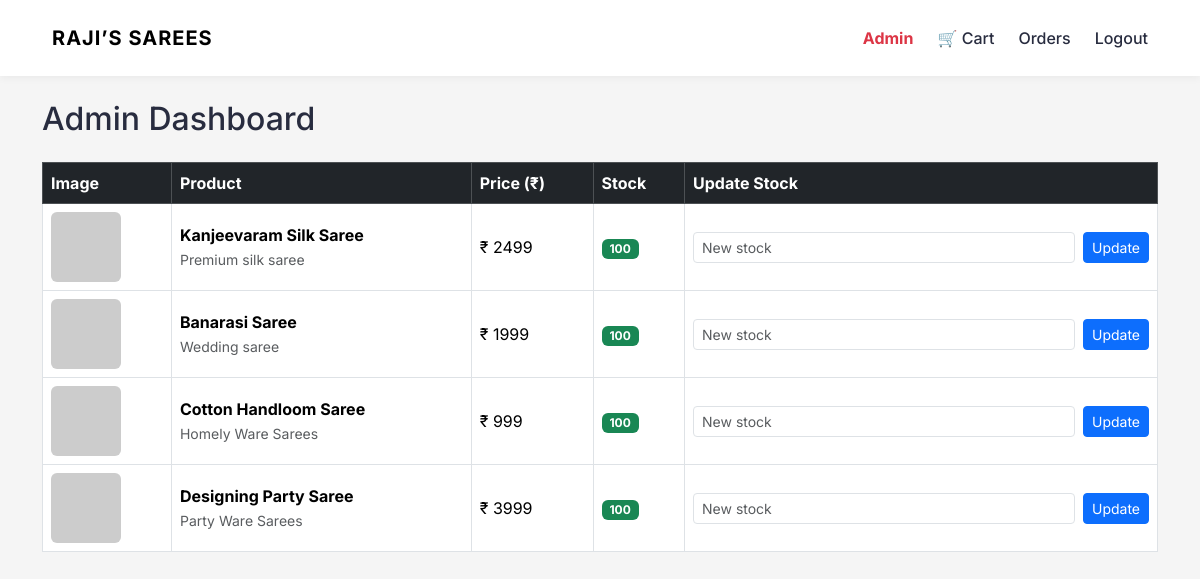
The app's page /admin/dashboard (signed in), older data.
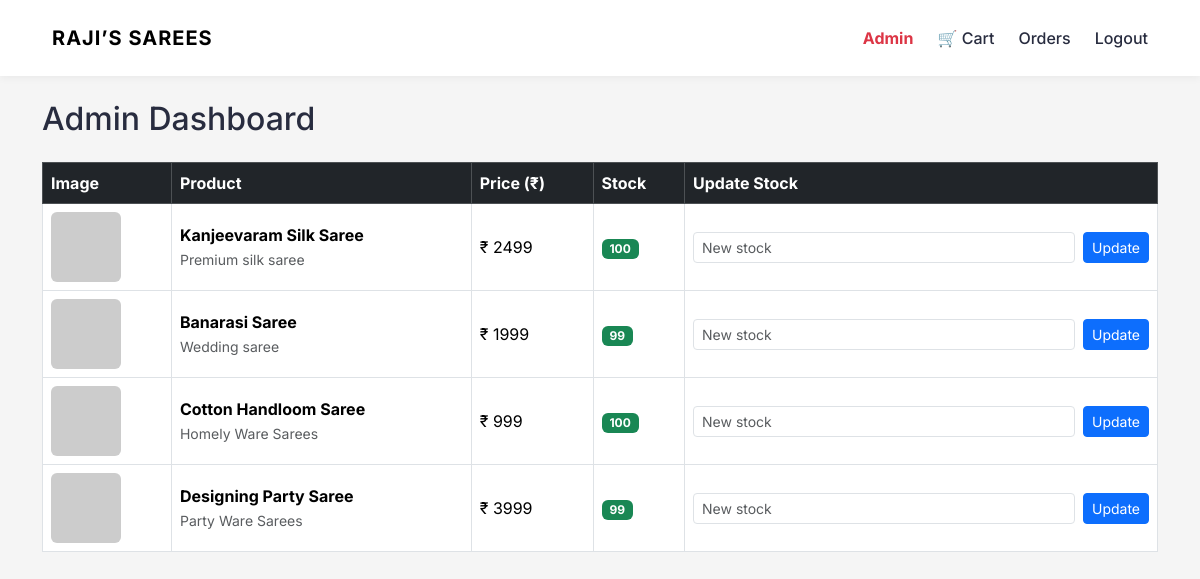
The same page, newer data.
### app.py (models this page shows)
class Product(db.Model):
    id = db.Column(db.Integer, primary_key=True)
    name = db.Column(db.String(150), nullable=False)
    mrp = db.Column(db.Integer, nullable=False)      # NEW
    price = db.Column(db.Integer, nullable=False)    # Sale price
    stock = db.Column(db.Integer, nullable=False)  # NEW
    image = db.Column(db.String(300), nullable=False)
    description = db.Column(db.Text, nullable=False)

### app.py (the view)
@app.route("/admin/dashboard")
@login_required
def admin_dashboard():
    if not current_user.is_admin:
        abort(403)
    products = Product.query.all()
    return render_template("admin/dashboard.html", products=products)

### app.py (called while the page is built)
@login_manager.user_loader
def load_user(user_id):
    return db.session.get(User, int(user_id))

@app.context_processor
def inject_cart_count():
    if current_user.is_authenticated:
        count = (
            db.session.query(db.func.sum(CartItem.quantity))
            .filter(CartItem.user_id == current_user.id)
            .scalar()
        )
        return {"cart_count": count or 0}
    return {"cart_count": 0}

### templates/admin/dashboard.html
{% extends "base.html" %}
{% block content %}
<h2 class="mb-4">Admin Dashboard</h2>
<div class="table-responsive">
  <table class="table table-bordered align-middle">
    <thead class="table-dark">
      <tr>
        <th>Image</th>
        <th>Product</th>
        <th>Price (₹)</th>
        <th>Stock</th>
        <th>Update Stock</th>
      </tr>
    </thead>
    <tbody>
      {% for product in products %}
      <tr>
        <td>
          <img src="{{ product.image }}" width="70" class="rounded">
        </td>
        <td>
          <strong>{{ product.name }}</strong><br>
          <small class="text-muted">{{ product.description }}</small>
        </td>
        <td>₹ {{ product.price }}</td>
        <td>
          {% if product.stock > 10 %}
            <span class="badge bg-success">{{ product.stock }}</span>
          {% elif product.stock > 0 %}
            <span class="badge bg-warning text-dark">{{ product.stock }}</span>
          {% else %}
            <span class="badge bg-danger">Out of stock</span>
          {% endif %}
        </td>
        <td>
          <form method="POST" action="/admin/update-stock/{{ product.id }}" class="d-flex gap-2">
            <input
              type="number"
              name="stock"
              min="0"
              class="form-control form-control-sm"
              placeholder="New stock"
              required
            >
            <button class="btn btn-sm btn-primary">Update</button>
          </form>
        </td>
      </tr>
      {% endfor %}
    </tbody>
  </table>
</div>
{% endblock %}

### templates/base.html (shortened to what this page needs)
<!DOCTYPE html>
<html lang="en">
<head>
    <link href="https://cdn.jsdelivr.net/npm/bootstrap@5.3.3/dist/css/bootstrap.min.css" rel="stylesheet">
    <link rel="stylesheet" href="{{ url_for('static', filename='css/style.css') }}">
</head>
<body>
<div class="toast-container position-fixed top-0 end-0 p-3">
</div>
<nav class="navbar navbar-expand-lg myntra-navbar">
  <div class="container">
    <a class="navbar-brand brand-logo" href="/">RAJI’S SAREES</a>
    <div class="ms-auto d-flex align-items-center gap-4">
      {% if current_user.is_authenticated %}
      {% if current_user.is_admin %}
    <a href="/admin/dashboard" class="nav-icon fw-bold text-danger">
      Admin
    </a>
  {% endif %}
        <a href="/cart" class="nav-icon position-relative">
          🛒 Cart
        </a>
        <a href="/orders" class="nav-icon">Orders</a>
        <a href="/logout" class="nav-icon">Logout</a>
      {% else %}
        <a href="/login" class="nav-icon">Login</a>
        <a href="/register" class="nav-icon">Register</a>
      {% endif %}
    </div>
  </div>
</nav>
<div class="container mt-4">
    {% block content %}{% endblock %}
</div>
</body>
</html>

### static/css/style.css (style rules this page uses)
* { margin: 0; padding: 0; box-sizing: border-box; }
body { font-family: 'Inter', sans-serif; background-color: #f5f5f6; color: #282c3f; }
body { background-color: #f5f5f5; }
.myntra-navbar { background: #ffffff; padding: 15px 0; box-shadow: 0 2px 10px rgba(0,0,0,0.05); }
.brand-logo { font-weight: 700; letter-spacing: 1px; }
.nav-icon { text-decoration: none; font-weight: 500; color: #282c3f; }
button { transition: all 0.3s ease; }
.navbar { display: flex; justify-content: space-between; align-items: center; padding: 18px 40px; background: #fff; box-shadow: 0 2px 8px rgba(0,0,0,0.05); }

Row changes from the older to the newer data that the page shows:
changed Product "Banarasi Saree": stock "100" → "99"
changed Product "Designing Party Saree": stock "100" → "99"
